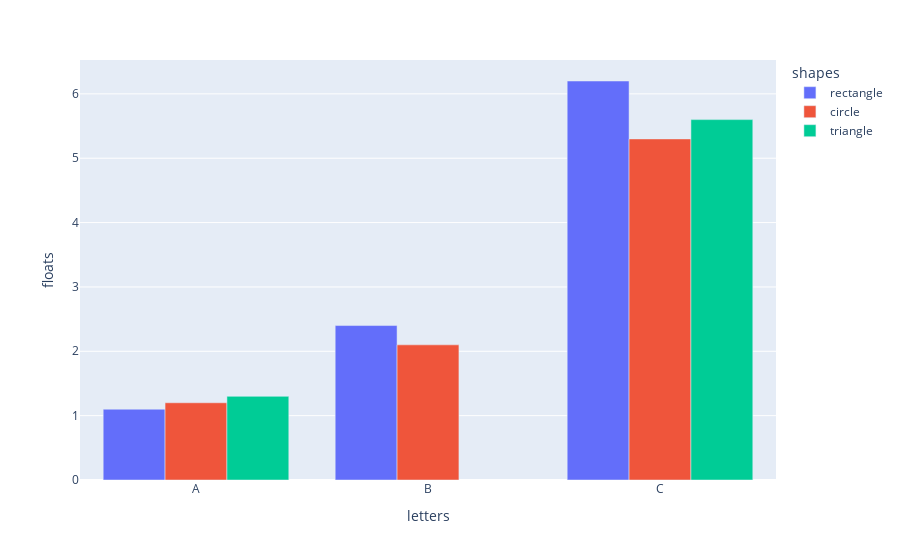

The notebook cell saved with this chart:
### Markdown cell above
## Csoportosított oszlopdiagram

### Code cell
px.bar(df, x='letters', y='floats', color='shapes', barmode='group')

### Figure 1 — Plotly figure (JSON) as saved in the notebook; plotly's stock layout.template omitted (floating-point values rounded to 4 significant figures)
{"data": [{"alignmentgroup": "True", "hovertemplate": "shapes=rectangle<br>letters=%{x}<br>floats=%{y}<extra></extra>", "legendgroup": "rectangle", "marker": {"color": "#636efa", "pattern": {"shape": ""}}, "name": "rectangle", "offsetgroup": "rectangle", "orientation": "v", "showlegend": true, "textposition": "auto", "type": "bar", "x": ["A", "B", "C"], "xaxis": "x", "y": [1.1, 2.4, 6.2], "yaxis": "y"}, {"alignmentgroup": "True", "hovertemplate": "shapes=circle<br>letters=%{x}<br>floats=%{y}<extra></extra>", "legendgroup": "circle", "marker": {"color": "#EF553B", "pattern": {"shape": ""}}, "name": "circle", "offsetgroup": "circle", "orientation": "v", "showlegend": true, "textposition": "auto", "type": "bar", "x": ["A", "B", "C"], "xaxis": "x", "y": [1.2, 2.1, 5.3], "yaxis": "y"}, {"alignmentgroup": "True", "hovertemplate": "shapes=triangle<br>letters=%{x}<br>floats=%{y}<extra></extra>", "legendgroup": "triangle", "marker": {"color": "#00cc96", "pattern": {"shape": ""}}, "name": "triangle", "offsetgroup": "triangle", "orientation": "v", "showlegend": true, "textposition": "auto", "type": "bar", "x": ["A", "C"], "xaxis": "x", "y": [1.3, 5.6], "yaxis": "y"}], "layout": {"barmode": "group", "legend": {"title": {"text": "shapes"}, "tracegroupgap": 0}, "margin": {"t": 60}, "xaxis": {"anchor": "y", "domain": [0, 1], "title": {"text": "letters"}}, "yaxis": {"anchor": "x", "domain": [0, 1], "title": {"text": "floats"}}}}
